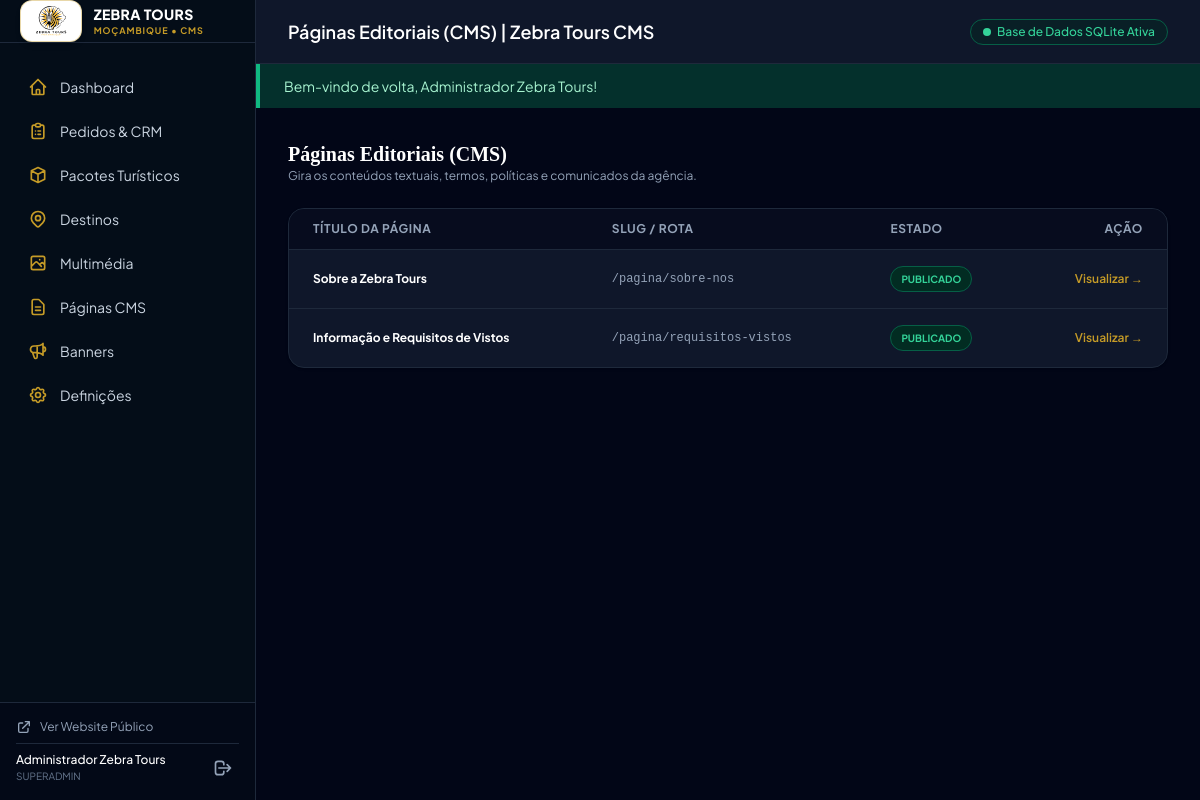
The page /admin/paginas (signed in) on the database its author committed.
### tables this page shows
CREATE TABLE pages (
    id INTEGER PRIMARY KEY AUTOINCREMENT,
    title TEXT NOT NULL,
    slug TEXT NOT NULL UNIQUE,
    excerpt TEXT,
    content TEXT NOT NULL,
    cover_image TEXT,
    status TEXT NOT NULL DEFAULT 'publicado' CHECK (status IN ('publicado', 'rascunho')),
    seo_title TEXT,
    seo_description TEXT,
    created_at DATETIME DEFAULT CURRENT_TIMESTAMP,
    updated_at DATETIME DEFAULT CURRENT_TIMESTAMP
);

### app/Core/View.php (called while the page is built, shortened)
<?php
class View
{
    public static function render(string $template, array $data = [], ?string $layout = 'layouts/main'): string
    {
        $basePath = dirname(__DIR__) . '/Views/';
        $viewFile = $basePath . $template . '.php';
        extract($data);
        include $viewFile;
        $content = ob_get_clean();
        if ($layout !== null) {
            $layoutFile = $basePath . $layout . '.php';
            if (file_exists($layoutFile)) {
                return ob_get_clean();
            }
        }
        return $content;
    }
}

### app/Core/Controller.php (called while the page is built, shortened)
<?php
abstract class Controller
{
    protected function render(string $view, array $data = [], ?string $layout = 'layouts/main'): Response
    {
        $db = Database::getConnection();
        $settingsRows = $db->query("SELECT setting_key, setting_value FROM settings")->fetchAll();
        $settings = [];
        foreach ($settingsRows as $row) {
            $settings[$row['setting_key']] = $row['setting_value'];
        }
        $navItems = $db->query("SELECT * FROM navigation_items WHERE is_active = 1 ORDER BY sort_order ASC")->fetchAll();
        $data['siteSettings'] = $settings;
        $data['navItems'] = $navItems;
        $data['currentUser'] = Auth::user();
        $html = View::render($view, $data, $layout);
        return Response::html($html);
    }
}

### app/Controllers/AdminController.php (called while the page is built, shortened)
<?php
class AdminController extends Controller
{
    public function pages(Request $request): Response
    {
        $db = Database::getConnection();
        $pages = $db->query("SELECT * FROM pages ORDER BY updated_at DESC")->fetchAll();
        return $this->render('admin/pages/index', [
            'pageTitle'      => 'Páginas Editoriais (CMS) | Zebra Tours CMS',
            'pages'          => $pages,
            'successMessage' => Session::getFlash('success'),
        ], 'layouts/admin');
    }
}

### app/Core/Router.php (called while the page is built, shortened)
<?php
class Router
{
    private array $routes = [];
    public function addRoute(string $method, string $path, array|callable $handler, array $middlewares = []): void
    {
        $normalized = '/' . trim($path, '/');
        $pattern = preg_replace('/\{([a-zA-Z0-9_]+)\}/', '(?P<$1>[^/]+)', $normalized);
        $pattern = '#^' . $pattern . '$#';
        $this->routes[] = [
            'method'      => strtoupper($method),
            'pattern'     => $pattern,
            'original'    => $normalized,
            'handler'     => $handler,
            'middlewares' => $middlewares,
        ];
    }
    public function dispatch(Request $request): Response
    {
        $method = $request->getMethod();
        $path = $request->getPath();
        foreach ($this->routes as $route) {
            if ($route['method'] !== $method) {
                continue;
            }
            if (preg_match($route['pattern'], $path, $matches)) {
                $params = [];
                $handler = $route['handler'];
                if (is_callable($handler)) {
                    $result = call_user_func($handler, $request, $params);
                } elseif (is_array($handler)) {
                    [$controllerClass, $action] = $handler;
                    $controller = new $controllerClass();
                    $result = $controller->$action($request, $params);
                } else {
                    return Response::html("<h1>Erro no Handler da Rota</h1>", 500);
                }
                if ($result instanceof Response) {
                    return $result;
                } elseif (is_string($result)) {
                    return Response::html($result);
                } elseif (is_array($result)) {
                    return Response::json($result);
                }
                return new Response();
            }
        }
        $notFoundHtml = View::render('errors/404', [
            'pageTitle' => 'Página não encontrada | Zebra Tours',
            'path'      => $path,
        ]);
        return Response::html($notFoundHtml, 404);
    }
}

### public/index.php (called while the page is built, shortened)
<?php
require ROOT_PATH . '/app/Core/helpers.php';
$request = new \App\Core\Request();
$router = new \App\Core\Router();
try {
    $response = $router->dispatch($request);
} catch (\Throwable $e) {
    error_log('[Zebra Tours Error]: ' . $e->getMessage() . ' in ' . $e->getFile() . ':' . $e->getLine());
    http_response_code(500);
    echo '<!DOCTYPE html><html lang="pt"><head><meta charset="utf-8"><title>Erro no Servidor</title></head><body style="font-family:sans-serif;padding:2rem;text-align:center;">';
    echo '<h1>Ocorreu um erro temporário no servidor</h1>';
    echo '<p>Por favor, tente novamente dentro de instantes ou contacte o suporte da Zebra Tours.</p>';
    echo '<a href="/">Voltar à Página Inicial</a>';
    echo '</body></html>';
}

### app/Core/helpers.php (called while the page is built, shortened)
<?php
if (!function_exists('e')) {
    function e(?string $value): string {
        return htmlspecialchars((string) $value, ENT_QUOTES, 'UTF-8');
    }
}

### app/Views/admin/pages/index.php (the view)
<div class="space-y-6">
    <div class="flex items-center justify-between">
        <div>
            <h2 class="text-xl font-bold text-white font-serif">Páginas Editoriais (CMS)</h2>
            <p class="text-xs text-slate-400">Gira os conteúdos textuais, termos, políticas e comunicados da agência.</p>
        </div>
    </div>
    <div class="bg-slate-900 border border-slate-800 rounded-2xl overflow-hidden shadow">
        <table class="w-full text-left text-xs text-slate-300">
            <thead class="bg-slate-950/60 uppercase tracking-wider text-slate-400 border-b border-slate-800">
                <tr>
                    <th class="py-3 px-6">Título da Página</th>
                    <th class="py-3 px-6">Slug / Rota</th>
                    <th class="py-3 px-6">Estado</th>
                    <th class="py-3 px-6 text-right">Ação</th>
                </tr>
            </thead>
            <tbody class="divide-y divide-slate-800">
                <?php foreach ($pages as $p): ?>
                    <tr class="hover:bg-slate-800/40 transition">
                        <td class="py-4 px-6 font-bold text-white"><?= e($p['title']) ?></td>
                        <td class="py-4 px-6 font-mono text-slate-400">/pagina/<?= e($p['slug']) ?></td>
                        <td class="py-4 px-6">
                            <span class="inline-block px-2.5 py-1 rounded-full text-[10px] font-bold uppercase bg-emerald-950 text-emerald-400 border border-emerald-800">
                                <?= e($p['status']) ?>
                            </span>
                        </td>
                        <td class="py-4 px-6 text-right">
                            <a href="/pagina/<?= e($p['slug']) ?>" target="_blank" class="text-xs text-gold hover:underline font-semibold">
                                Visualizar &rarr;
                            </a>
                        </td>
                    </tr>
                <?php endforeach; ?>
            </tbody>
        </table>
    </div>
</div>

### app/Views/layouts/admin.php (style rules this page uses)
body { font-family: 'Plus Jakarta Sans', sans-serif; }

### rows shown on the page
pages: title "Sobre a Zebra Tours", slug "sobre-nos", status "PUBLICADO"
pages: title "Informação e Requisitos de Vistos", slug "requisitos-vistos", status "PUBLICADO"

### other values the page prints
$currentUser['name'] "Administrador Zebra Tours"
$currentUser['role'] "SUPERADMIN"
$pageTitle "Páginas Editoriais (CMS) | Zebra Tours CMS"
$successMessage "Bem-vindo de volta, Administrador Zebra Tours!"
